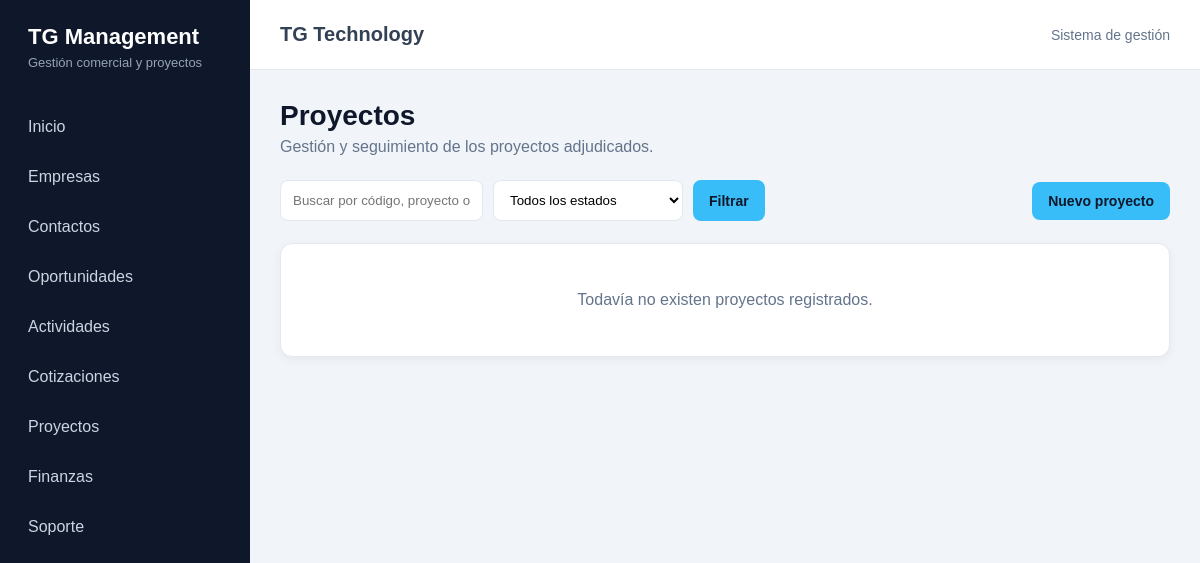
/proyectos/, run on an earlier commit of the app's database.
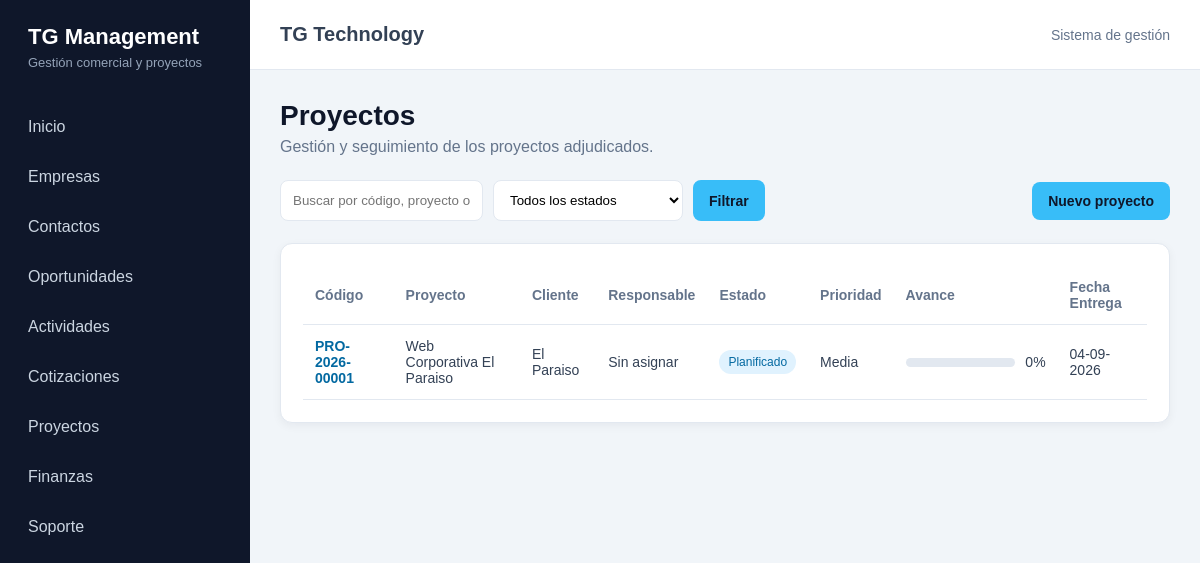
And on a later commit of the database.
### proyectos/models.py (models this page shows, shortened)
class Proyecto(models.Model):
    class Estado(models.TextChoices):
        PLANIFICADO = "planificado", "Planificado"
        EN_CURSO = "en_curso", "En curso"
        PAUSADO = "pausado", "Pausado"
        FINALIZADO = "finalizado", "Finalizado"
        CANCELADO = "cancelado", "Cancelado"
    class Prioridad(models.TextChoices):
        BAJA = "baja", "Baja"
        MEDIA = "media", "Media"
        ALTA = "alta", "Alta"
        URGENTE = "urgente", "Urgente"
    codigo = models.CharField(
        "Código",
        max_length=30,
        unique=True,
        blank=True,
        editable=False,
    )
    nombre = models.CharField(
        "Nombre del proyecto",
        max_length=200,
    )
    empresa = models.ForeignKey(
        "crm.Empresa",
        on_delete=models.PROTECT,
        related_name="proyectos",
        verbose_name="Empresa",
    )
    cotizacion = models.ForeignKey(
        "cotizaciones.Cotizacion",
        on_delete=models.SET_NULL,
        related_name="proyectos",
        verbose_name="Cotización",
        blank=True,
        null=True,
    )
    responsable = models.ForeignKey(
        settings.AUTH_USER_MODEL,
        on_delete=models.SET_NULL,
        related_name="proyectos_responsable",
        verbose_name="Responsable",
        blank=True,
        null=True,
    )
    estado = models.CharField(
        "Estado",
        max_length=20,
        choices=Estado.choices,
        default=Estado.PLANIFICADO,
    )
    prioridad = models.CharField(
        "Prioridad",
        max_length=20,
        choices=Prioridad.choices,
        default=Prioridad.MEDIA,
    )
    porcentaje_avance = models.PositiveSmallIntegerField(
        "Porcentaje de avance",
        default=0,
        validators=[
            MinValueValidator(0),
            MaxValueValidator(100),
        ],
    )
    fecha_alta = models.DateField(
        "Fecha Alta",
        blank=True,
        null=True,
    )
    fecha_entrega = models.DateField(
        "Fecha Entrega",
        blank=True,
        null=True,
    )
    descripcion = models.TextField(
        "Descripción",
        blank=True,
    )
    creado_por = models.ForeignKey(
        settings.AUTH_USER_MODEL,
        on_delete=models.SET_NULL,
        related_name="proyectos_creados",
        blank=True,
        null=True,
    )
    creado_en = models.DateTimeField(
        "Creado",
        auto_now_add=True,
    )
    actualizado_en = models.DateTimeField(
        "Actualizado",
        auto_now=True,
    )
    class Meta:
        verbose_name = "Proyecto"
        verbose_name_plural = "Proyectos"
        ordering = ["-creado_en"]

### crm/models.py (models this page shows)
class Empresa(models.Model):
    class TipoEmpresa(models.TextChoices):
        PROSPECTO = "PROSPECTO", "Prospecto"
        CLIENTE = "CLIENTE", "Cliente"
        PROVEEDOR = "PROVEEDOR", "Proveedor"
        PARTNER = "PARTNER", "Partner"
    class EstadoEmpresa(models.TextChoices):
        ACTIVA = "ACTIVA", "Activa"
        INACTIVA = "INACTIVA", "Inactiva"
    razon_social = models.CharField(
        "Razón social",
        max_length=200,
    )
    nombre_fantasia = models.CharField(
        "Nombre de fantasía",
        max_length=200,
        blank=True,
    )
    rut = models.CharField(
        "RUT",
        max_length=20,
        blank=True,
        unique=True,
        null=True,
    )
    tipo = models.CharField(
        "Tipo de empresa",
        max_length=20,
        choices=TipoEmpresa.choices,
        default=TipoEmpresa.PROSPECTO,
    )
    rubro = models.CharField(
        "Rubro",
        max_length=150,
        blank=True,
    )
    sitio_web = models.URLField(
        "Sitio web",
        blank=True,
    )
    telefono = models.CharField(
        "Teléfono",
        max_length=30,
        blank=True,
    )
    email = models.EmailField(
        "Correo electrónico",
        blank=True,
    )
    direccion = models.CharField(
        "Dirección",
        max_length=250,
        blank=True,
    )
    comuna = models.CharField(
        "Comuna",
        max_length=100,
        blank=True,
    )
    region = models.CharField(
        "Región",
        max_length=100,
        blank=True,
    )
    estado = models.CharField(
        "Estado",
        max_length=20,
        choices=EstadoEmpresa.choices,
        default=EstadoEmpresa.ACTIVA,
    )
    observaciones = models.TextField(
        "Observaciones",
        blank=True,
    )
    creado_por = models.ForeignKey(
        settings.AUTH_USER_MODEL,
        verbose_name="Creado por",
        on_delete=models.SET_NULL,
        null=True,
        blank=True,
        related_name="empresas_creadas",
    )
    fecha_creacion = models.DateTimeField(
        "Fecha de creación",
        auto_now_add=True,
    )
    fecha_actualizacion = models.DateTimeField(
        "Última actualización",
        auto_now=True,
    )
    class Meta:
        verbose_name = "Empresa"
        verbose_name_plural = "Empresas"
        ordering = ["razon_social"]
    def __str__(self):
        return self.nombre_fantasia or self.razon_social

### proyectos/views.py (the view)
def proyecto_lista(request):
    proyectos = Proyecto.objects.select_related(
        "empresa",
        "cotizacion",
        "responsable",
    )
    estado = request.GET.get("estado", "").strip()
    busqueda = request.GET.get("q", "").strip()
    if estado:
        proyectos = proyectos.filter(estado=estado)
    if busqueda:
        proyectos = proyectos.filter(
            Q(nombre__icontains=busqueda)
            | Q(codigo__icontains=busqueda)
            | Q(empresa__nombre__icontains=busqueda)
        )
    context = {
        "proyectos": proyectos,
        "estados": Proyecto.Estado.choices,
        "estado_seleccionado": estado,
        "busqueda": busqueda,
    }
    return render(
        request,
        "proyectos/proyecto_lista.html",
        context,
    )

### proyectos/templates/proyectos/proyecto_lista.html (shortened to what this page needs)
{% extends "core/base.html" %}
{% block content %}
<div class="encabezado-pagina">
    <h1>Proyectos</h1>
    <p>
        Gestión y seguimiento de los proyectos adjudicados.
    </p>
</div>
<div class="acciones">
    <form method="get" class="filtros">
        <input
            type="text"
            name="q"
            value="{{ busqueda }}"
            placeholder="Buscar por código, proyecto o cliente"
        >
        <select name="estado">
            <option value="">Todos los estados</option>
        </select>
        <button type="submit" class="boton">
            Filtrar
        </button>
    </form>
    <a
        href="{% url 'proyectos:proyecto_crear' %}"
        class="boton"
    >
        Nuevo proyecto
    </a>
</div>
<div class="panel">
    {% if proyectos %}
        <div class="tabla-contenedor">
            <table>
                <thead>
                    <tr>
                        <th>Código</th>
                        <th>Proyecto</th>
                        <th>Cliente</th>
                        <th>Responsable</th>
                        <th>Estado</th>
                        <th>Prioridad</th>
                        <th>Avance</th>
                        <th>Fecha Entrega</th>
                    </tr>
                </thead>
                <tbody>
                    {% for proyecto in proyectos %}
                        <tr>
                            <td>
                                <a
                                    href="{% url 'proyectos:proyecto_detalle' proyecto.pk %}"
                                    class="enlace-tabla"
                                >
                                    {{ proyecto.codigo }}
                                </a>
                            </td>
                            <td>
                                {{ proyecto.nombre }}
                            </td>
                            <td>
                                {{ proyecto.empresa }}
                            </td>
                            <td>
                                {{ proyecto.responsable|default:"Sin asignar" }}
                            </td>
                            <td>
                                <span class="estado estado-{{ proyecto.estado }}">
                                    {{ proyecto.get_estado_display }}
                                </span>
                            </td>
                            <td>
                                {{ proyecto.get_prioridad_display }}
                            </td>
                            <td>
                                <div class="avance-tabla">
                                    <div class="barra-avance">
                                    </div>
                                    <span>
                                        {{ proyecto.porcentaje_avance }}%
                                    </span>
                                </div>
                            </td>
                            <td>
                                {{ proyecto.fecha_entrega|date:"d-m-Y"|default:"—" }}
                            </td>
                        </tr>
                    {% endfor %}
                </tbody>
            </table>
        </div>
    {% else %}
        <div class="sin-registros">
            {% if busqueda or estado_seleccionado %}
                No se encontraron proyectos con los filtros seleccionados.
            {% else %}
                Todavía no existen proyectos registrados.
            {% endif %}
        </div>
    {% endif %}
</div>
{% endblock %}

What changed in the data, as far as the page shows it:
added Proyecto: codigo "PRO-2026-00001", nombre "Web Corporativa El Paraiso", empresa "El Paraiso", responsable "Sin asignar", estado "Planificado", prioridad "Media", porcentaje_avance "0", fecha_entrega "04-09-2026"
Also different on the page:
text no longer shown: "Todavía no existen proyectos registrados."
text now shown: "Código Proyecto Cliente Responsable Estado Prioridad Avance Fecha Entrega"
